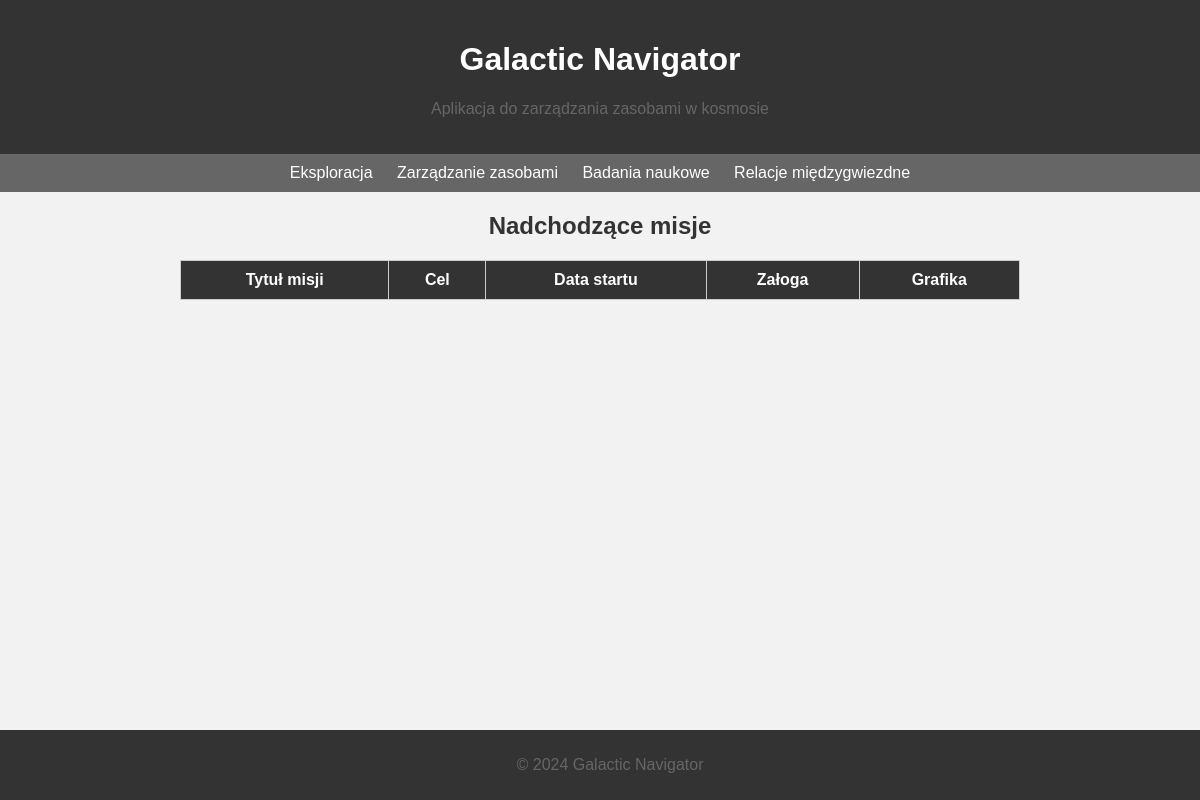
Before: / with the older database file.
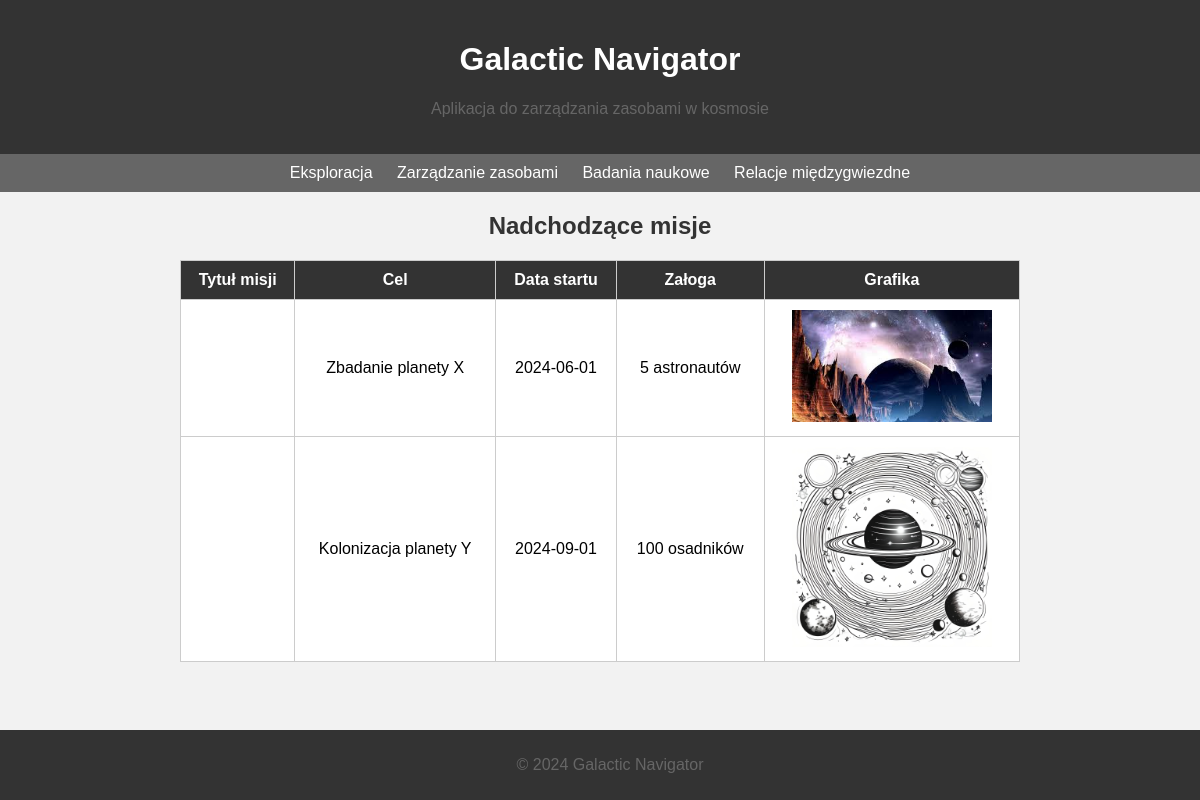
After: the same page with the newer database file.
### tables this page shows
CREATE TABLE `misje` (
  `id` int(11) NOT NULL,
  `cel` varchar(255) DEFAULT NULL,
  `zaloga` text DEFAULT NULL,
  `zasoby` text DEFAULT NULL,
  `data_startu` date DEFAULT NULL,
  `data_zakonczenia` date DEFAULT NULL,
  `grafika` varchar(20) DEFAULT NULL,
  `nazwa` varchar(255) DEFAULT NULL
);

### index.php (the view, shortened to what this page needs)
<?php
require 'config.php';
?>
<!DOCTYPE html>
<html lang="en">
<head>
</head>
<body>
    <header>
        <h1>Galactic Navigator</h1>
        <p>Aplikacja do zarządzania zasobami w kosmosie</p>
    </header>
    <nav>
        <a href="exploration.html">Eksploracja</a>
        <a href="resource-management.html">Zarządzanie zasobami</a>
        <a href="scientific-research.html">Badania naukowe</a>
        <a href="report_contact.php">Relacje międzygwiezdne</a>
    </nav>
    <h2>Nadchodzące misje</h2>
    <table>
        <tr>
            <th>Tytuł misji</th>
            <th>Cel</th>
            <th>Data startu</th>
            <th>Załoga</th>
            <th>Grafika</th>
        </tr>
        <?php
        $sql = "SELECT * FROM misje WHERE grafika IS NOT NULL";
        $stmt = $pdo->query($sql);
        $misje = $stmt->fetchAll();
        foreach ($misje as $misja) {
            $grafika = $misja['grafika'];
            echo "<tr>";
            echo "<td>{$misja['nazwa']}</td>";
            echo "<td>{$misja['cel']}</td>";
            echo "<td>{$misja['data_startu']}</td>";
            echo "<td>{$misja['zaloga']}</td>";
            echo "<td><img src='img/$grafika' width = 200px></td>";
            echo "</tr>";
        }
        ?>
    </table>
    <footer>
        <p>&copy; 2024 Galactic Navigator</p>
    </footer>
</body>
</html>

### index.php (style rules this page uses)
body { font-family: Arial, sans-serif; margin: 0; padding: 0; background-color: #f2f2f2; }
header { background-color: #333; color: #fff; padding: 20px; text-align: center; }
nav { background-color: #666; color: #fff; padding: 10px; text-align: center; }
nav a { text-decoration: none; color: #fff; margin: 0 10px; }
h2 { color: #333; }
p { color: #666; }
footer { background-color: #333; color: #fff; padding: 10px; text-align: center; position: fixed; bottom: 0; width: 100%; }
h2 { color: #333; text-align: center; }
table { width: 70%; margin: 20px 0; border-collapse: collapse; margin: 20px 15% }
table, th, td { border: 1px solid #ccc; }
th, td { padding: 10px; text-align: center; }
th { background-color: #333; color: #fff; }
td { background-color: #fff; }

Changed rows visible on the page:
added misje: cel "Zbadanie planety X", data_startu "2024-06-01", zaloga "5 astronautów", grafika (picture)
added misje: cel "Kolonizacja planety Y", data_startu "2024-09-01", zaloga "100 osadników", grafika (picture)
